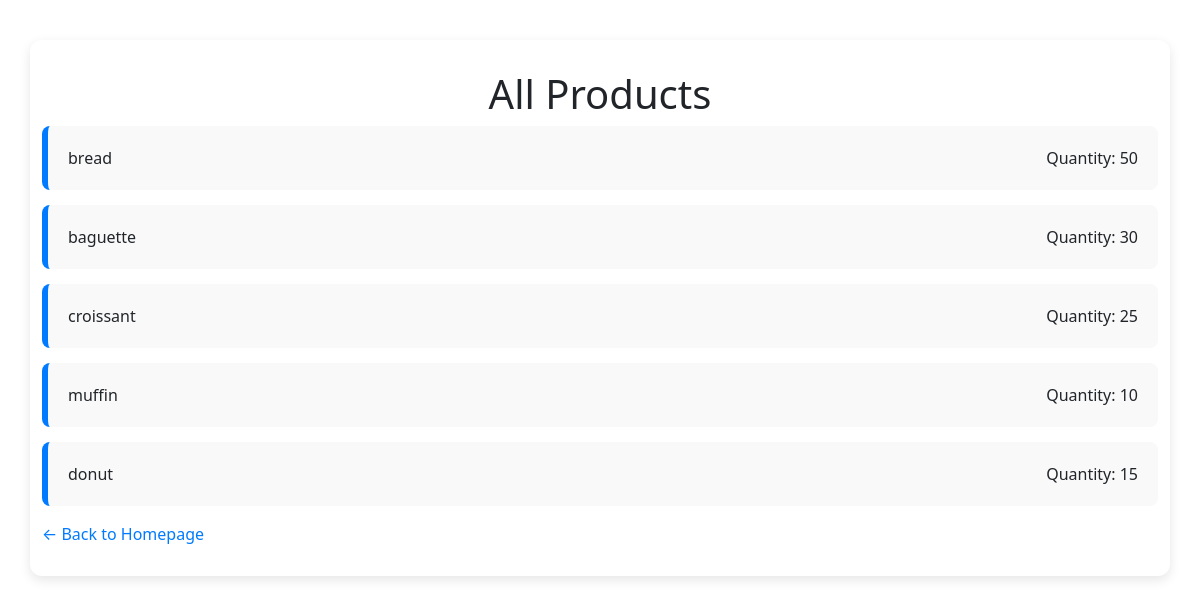
The app's page /categories/bakery, older data.
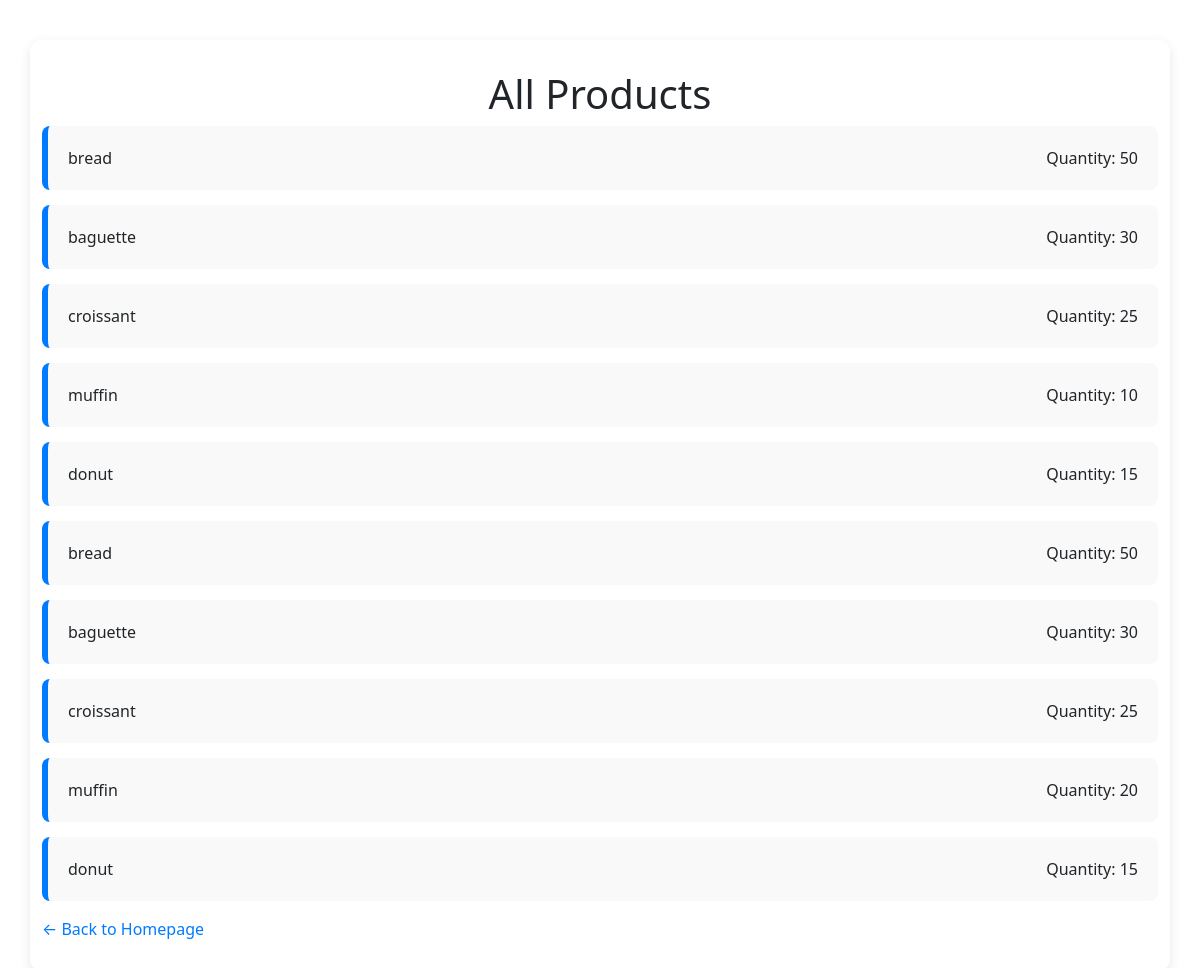
The same page, newer data.
### models/product.py (models this page shows, shortened)
class Product(db.Model):
    __tablename__ = "product"
    id = mapped_column(Integer, primary_key=True, autoincrement=True)
    name = mapped_column(String)
    qty = mapped_column(Integer, default=0)
    price = mapped_column(Float)
    category_id = mapped_column(Integer, ForeignKey("categories.id"))
    category = relationship("Category", back_populates="products")
    product_order = relationship("ProductOrder", back_populates="product")

### app.py (the view)
@app.route("/categories/<string:category_name>")
def category_products(category_name):
    products = db.session.execute(db.select(Product).where(Product.category.has(Category.name == category_name))).scalars()
    return render_template("products.html", category=category_name, data=products)

### templates/products.html (shortened to what this page needs)
{% extends "base.html" %}
{% block content %}
    <h1>All Products</h1>
    <ul class="customers-list">
        {% for product in data %}
        <li>
            <div class="customer-info">
                <span class="customer-name">{{ product.name }}</span>
                <span class="customer-phone">Quantity: {{ product.qty }}</span>
            </div>
        </li>
        {% endfor %}
    </ul>
    <a class="customer-link" href="{{ url_for('home') }}">← Back to Homepage</a>
{% endblock %}

### templates/base.html (shortened to what this page needs)
<!DOCTYPE html>
<html lang="en">
<head>
    <link rel="stylesheet" href="{{ url_for('static', filename='style.css') }}">
    <link href="https://cdn.jsdelivr.net/npm/bootstrap@5.3.3/dist/css/bootstrap.min.css" rel="stylesheet">
</head>
<body>
    <div class="container">
        {% block content %}{% endblock %}
    </div>
</body>
</html>

### static/style.css (style rules this page uses)
body { background-color: #a3a2a2; color: #333; font-family: "Segoe UI", Tahoma, Geneva, Verdana, sans-serif; margin: 0; padding: 0; min-height: 100vh; }
.container { background-color: #fff; padding: 30px; margin-top: 40px; margin-bottom: 40px; border-radius: 12px; box-shadow: 0 4px 12px rgba(0, 0, 0, 0.1); max-width: 800px; }
h1 { color: #222; font-weight: 600; text-align: center; margin-bottom: 30px; }
ul.customers-list { list-style: none; padding: 0; }
ul.customers-list li { background-color: #f9f9f9; border-left: 6px solid #007BFF; margin-bottom: 15px; padding: 20px; border-radius: 8px; }
.customer-info { display: flex; justify-content: space-between; flex-wrap: wrap; }
.customer-link { color: #007BFF; text-decoration: none; }

Row changes from the older to the newer data that the page shows:
added Product: name "bread", qty "50"
added Product: name "baguette", qty "30"
added Product: name "croissant", qty "25"
added Product: name "muffin", qty "20"
added Product: name "donut", qty "15"
